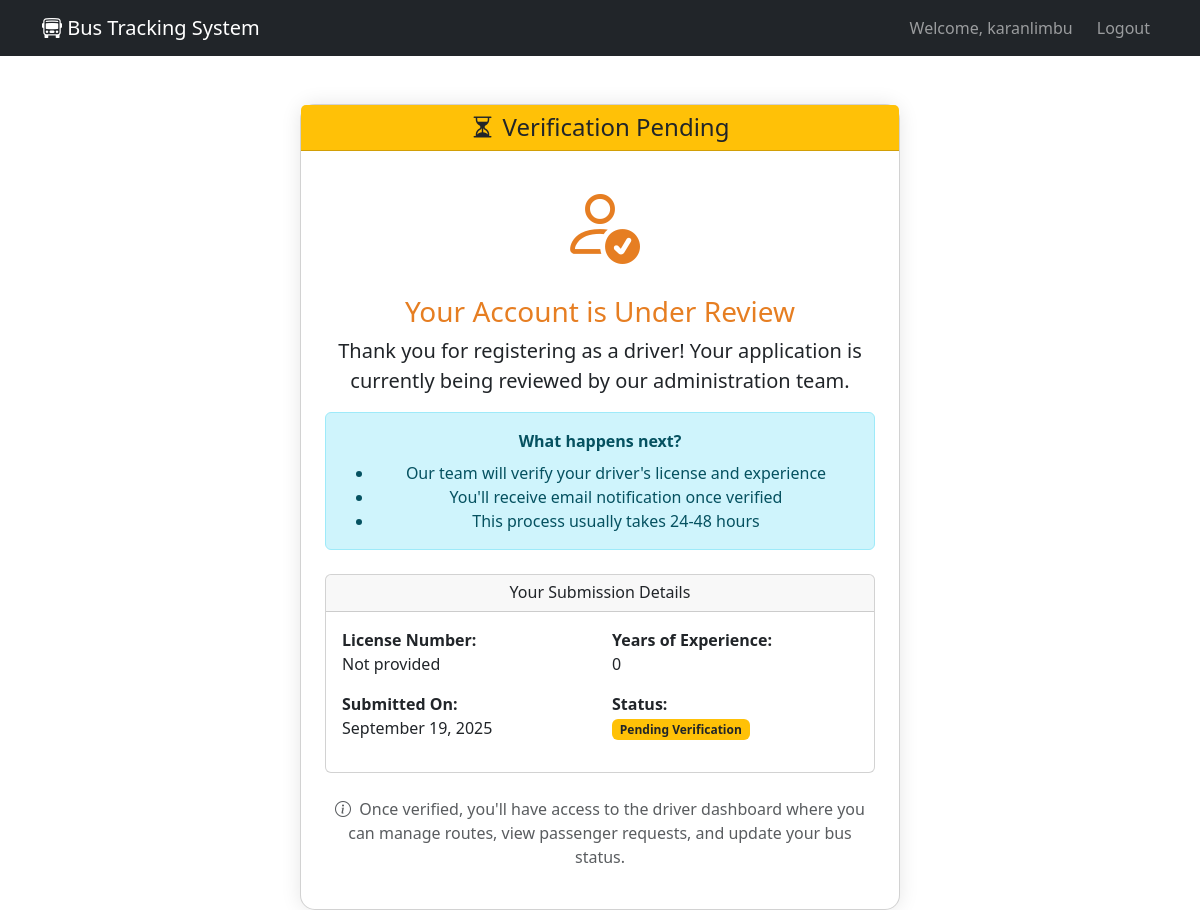
The app's page /driver-pending/ (signed in) with its own data.
### users/models.py (models this page shows, shortened)
class CustomUser(AbstractUser):
    USER_TYPES = (
        ('passenger', 'Passenger'),
        ('driver', 'Driver'),
        ('admin', 'Admin'),
    )
    user_type = models.CharField(max_length=10, choices=USER_TYPES, default='passenger')
    phone = models.CharField(max_length=15, blank=True)

class DriverProfile(models.Model):
    user = models.OneToOneField(CustomUser, on_delete=models.CASCADE)
    license_number = models.CharField(max_length=50)
    years_experience = models.IntegerField(default=0)
    is_verified = models.BooleanField(default=False)  # Add this field
    verification_date = models.DateTimeField(null=True, blank=True)

### users/views.py (the view)
# urls.py: path('driver-pending/', views.driver_pending, name='driver_pending'),
@login_required
def driver_pending(request):
    try:
        driver_profile = request.user.driverprofile
    except DriverProfile.DoesNotExist:
        driver_profile = DriverProfile.objects.create(
            user=request.user,
            license_number="Not provided",
            years_experience=0
        )
    return render(request, 'driver_first.html', {
        'driver_profile': driver_profile
    })

### templates/driver_first.html (shortened to what this page needs)
<!DOCTYPE html>
<html>
<head>
    <link href="https://cdn.jsdelivr.net/npm/bootstrap@5.3.0/dist/css/bootstrap.min.css" rel="stylesheet">
    <link rel="stylesheet" href="https://cdn.jsdelivr.net/npm/bootstrap-icons@1.10.0/font/bootstrap-icons.css">
</head>
<body>
    <nav class="navbar navbar-expand-lg navbar-dark bg-dark">
        <div class="container">
            <a class="navbar-brand" href="#">
                <i class="bi bi-bus-front"></i> Bus Tracking System
            </a>
            <div class="navbar-nav ms-auto">
                <span class="navbar-text me-3">Welcome, {{ user.username }}</span>
                <a class="nav-link" href="{% url 'home' %}">Logout</a>
            </div>
        </div>
    </nav>
    <div class="container mt-5">
        <div class="row justify-content-center">
            <div class="col-lg-8">
                <div class="card verification-card">
                    <div class="card-header bg-warning text-dark">
                        <h4 class="mb-0 text-center"><i class="bi bi-hourglass-split me-2"></i>Verification Pending</h4>
                    </div>
                    <div class="card-body p-4 text-center">
                        <div class="mb-4">
                            <i class="bi bi-person-check display-1 status-pending"></i>
                        </div>
                        <h3 class="status-pending">Your Account is Under Review</h3>
                        <p class="lead">Thank you for registering as a driver! Your application is currently being reviewed by our administration team.</p>
                        <div class="alert alert-info">
                            <strong>What happens next?</strong>
                            <ul class="mb-0 mt-2">
                                <li>Our team will verify your driver's license and experience</li>
                                <li>You'll receive email notification once verified</li>
                                <li>This process usually takes 24-48 hours</li>
                            </ul>
                        </div>
                        <div class="card mt-4">
                            <div class="card-header">
                                <h6 class="mb-0">Your Submission Details</h6>
                            </div>
                            <div class="card-body">
                                <div class="row text-start">
                                    <div class="col-md-6">
                                        <p><strong>License Number:</strong><br>{{ driver_profile.license_number }}</p>
                                    </div>
                                    <div class="col-md-6">
                                        <p><strong>Years of Experience:</strong><br>{{ driver_profile.years_experience }}</p>
                                    </div>
                                    <div class="col-md-6">
                                        <p><strong>Submitted On:</strong><br>{{ user.date_joined|date:"F j, Y" }}</p>
                                    </div>
                                    <div class="col-md-6">
                                        <p><strong>Status:</strong><br>
                                            <span class="badge bg-warning text-dark">Pending Verification</span>
                                        </p>
                                    </div>
                                </div>
                            </div>
                        </div>
                        <div class="mt-4">
                            <p class="text-muted">
                <i class="bi bi-info-circle me-1"></i>
                Once verified, you'll have access to the driver dashboard where you can manage routes,
                view passenger requests, and update your bus status.
                            </p>
                        </div>
                    </div>
                </div>
            </div>
        </div>
    </div>
</body>
</html>

### templates/driver_first.html (style rules this page uses)
.verification-card { max-width: 600px; margin: 0 auto; box-shadow: 0 0 20px rgba(0,0,0,0.1); border-radius: 15px; }
.status-pending { color: #e67e22; }

### records on screen
CustomUser: username "karanlimbu", date_joined "September 19, 2025"
DriverProfile: license_number "Not provided", years_experience "0"
